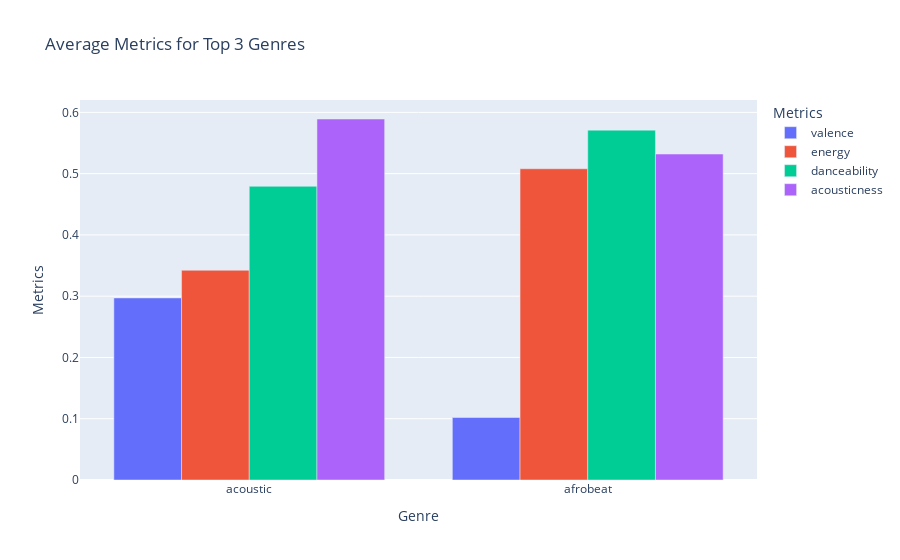

This figure's notebook cell:
### Code cell
mean_metrics = tracks.nlargest(10, 'popularity')[['genre', 'valence', 'energy', 'danceability', 'acousticness']].groupby('genre').mean().reset_index()

fig = px.bar(mean_metrics, x='genre', y=['valence', 'energy', 'danceability', 'acousticness'], barmode='group', title="Average Metrics for Top 3 Genres")
fig.update_layout(yaxis_title="Metrics", xaxis_title="Genre", legend_title="Metrics")
fig.show()

### Figure 1 — Plotly figure (JSON) as saved in the notebook; plotly's stock layout.template omitted (floating-point values rounded to 4 significant figures)
{"data": [{"alignmentgroup": "True", "hovertemplate": "variable=valence<br>genre=%{x}<br>value=%{y}<extra></extra>", "legendgroup": "valence", "marker": {"color": "#636efa", "pattern": {"shape": ""}}, "name": "valence", "offsetgroup": "valence", "orientation": "v", "showlegend": true, "textposition": "auto", "type": "bar", "x": ["acoustic", "afrobeat"], "xaxis": "x", "y": [0.2971, 0.102], "yaxis": "y"}, {"alignmentgroup": "True", "hovertemplate": "variable=energy<br>genre=%{x}<br>value=%{y}<extra></extra>", "legendgroup": "energy", "marker": {"color": "#EF553B", "pattern": {"shape": ""}}, "name": "energy", "offsetgroup": "energy", "orientation": "v", "showlegend": true, "textposition": "auto", "type": "bar", "x": ["acoustic", "afrobeat"], "xaxis": "x", "y": [0.3423, 0.508], "yaxis": "y"}, {"alignmentgroup": "True", "hovertemplate": "variable=danceability<br>genre=%{x}<br>value=%{y}<extra></extra>", "legendgroup": "danceability", "marker": {"color": "#00cc96", "pattern": {"shape": ""}}, "name": "danceability", "offsetgroup": "danceability", "orientation": "v", "showlegend": true, "textposition": "auto", "type": "bar", "x": ["acoustic", "afrobeat"], "xaxis": "x", "y": [0.4793, 0.571], "yaxis": "y"}, {"alignmentgroup": "True", "hovertemplate": "variable=acousticness<br>genre=%{x}<br>value=%{y}<extra></extra>", "legendgroup": "acousticness", "marker": {"color": "#ab63fa", "pattern": {"shape": ""}}, "name": "acousticness", "offsetgroup": "acousticness", "orientation": "v", "showlegend": true, "textposition": "auto", "type": "bar", "x": ["acoustic", "afrobeat"], "xaxis": "x", "y": [0.5892, 0.532], "yaxis": "y"}], "layout": {"barmode": "group", "legend": {"title": {"text": "Metrics"}, "tracegroupgap": 0}, "title": {"text": "Average Metrics for Top 3 Genres"}, "xaxis": {"anchor": "y", "domain": [0, 1], "title": {"text": "Genre"}}, "yaxis": {"anchor": "x", "domain": [0, 1], "title": {"text": "Metrics"}}}}
